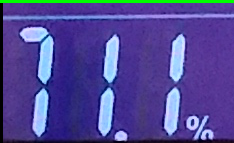
#> input picture h2oTest.png, 234 x 143 px
$ python HSVtkbar.py   (Python 2 division)
#> lines starting #> are read from the running program, lines starting #| are printed output that depends on the picture; after the words box and inside, x2 and y2 are one past the last pixel; in counts of white or black regions, pixels touching at a corner belong together
### cwUtils.py
import cv2
import numpy as np
import sys
global db

def cvd():
    #global db
    cv2.destroyAllWindows()
def cvs(db, img,d=['cvs'],t=0 ):
    ''' Display cv2 format image.  Quit program
    if q is input otherwise continue after t msec
    '''

    h,w = img.shape[:2]   #   h = rows,  w = cols
    #print'h x w', h, w
    if max(h,w) > 2400:
        imgC = cv2.resize(img, (w/6,h/6))     #   note h w on resize
    else:
        imgC = np.zeros((h,w))
        imgC = img.copy()
    ds = ''
    for s in d:
        ds = ds + str(s)+ ' '      #  cat list into single string for imshow
    cv2.imshow(ds , imgC)
    #print 'width x height', w, h
    if db:
        #print 'cvs db t', db  , t
        wt = t
    else:
        wt = 1
    key = cv2.waitKey(wt)
    imgC = imgC - imgC
    if key == ord('q'):
        cvd()
        sys.exit('usr killed with q')
    else:
        return(key-48)


# [61 lines left out: functions rotate, erode, dilate, order_pts, not called in this run]
# [40 lines that do not run on import are left out]

### HSVtkbar.py
import cv2
from sys import stdout
import numpy as np
from cwUtils import *
from findLines import findLines
global db
def nothing(x):
    pass

# Create a black image, a window
img = np.zeros((300,512,3), np.uint8)
cv2.namedWindow('image')

# create trackbars for color change
cv2.createTrackbar('R','image',0,255,nothing)
cv2.createTrackbar('G','image',0,255,nothing)
cv2.createTrackbar('B','image',0,255,nothing)
cv2.createTrackbar('d','image',0,255,nothing)
# create switch for ON/OFF functionality
switch = '0 : OFF \n1 : ON'
#cv2.createTrackbar(switch, 'image',0,1,nothing)
r = 50; g = 50; b =50; d = 100
while(1):     # rgb  113 192 119
    cv2.imshow('image',img)
    k = cv2.waitKey(1) & 0xFF
#> (key q is pressed here)
    if k == 27:
        break
 #   if k == ord('s'):
    hsv = cv2.cvtColor(img, cv2.COLOR_BGR2HSV)
    h,s,v = hsv[0][0]
#> h = 0; s = 0; v = 0
    h = int(h); s = int(s); v= int(v)
    print '\rhsv',h,s,v,
#| hsv 0 0 0
    #stdout.write("\r%d" % h)
    stdout.flush()
    fil = "h2oTest.png"
    #fil = 'lineTest.png'
    db = True
    imgx = cv2.imread(fil )
#> imgx is the input picture: shape (143, 234, 3); mean B, G, R 148.9, 72.7, 79.9
    #cvs(0,img)
    hsvx = cv2.cvtColor(imgx, cv2.COLOR_BGR2HSV)
#> hsvx: shape (143, 234, 3); mean H, S, V 121.5, 155.2, 154.2
    # define range of blue color in HSV
    lower_blue = np.array([h,s,v])   #np.array([110,50,50])
#> lower_blue = [0, 0, 0]
    #lower_blue = np.array([23,7,154])   #np.array([110,50,50])
    upper_blue = np.array([ h+d,s+d,v+d])   #np.array([130,255,255])
#> upper_blue = [100, 100, 100]
    # Threshold the HSV image to get only blue colors
    mask = cv2.inRange(hsvx, lower_blue, upper_blue)
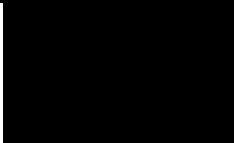
#> mask: shape (143, 234); 1.3% white; 1 white region, box (x1, y1, x2, y2) and area: (0, 3, 3, 143) 420
    cvs(0,mask,'mask')
#> (key q is pressed here)
#> in cvs, `imgC = imgC - imgC`: imgC: shape (143, 234); every value is 0
#> (the run stopped early here; a loop or call above may not have finished)

$ run again, with ScTest/T2015Doris/20150130_093919.jpg saved as h2oTest.png
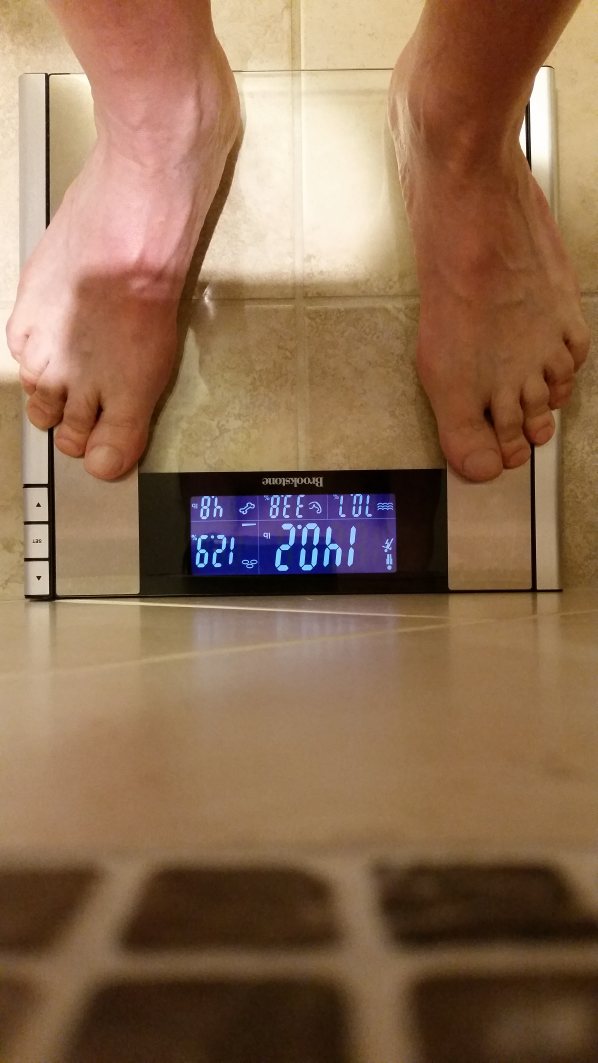
#> input picture ScTest/T2015Doris/20150130_093919.jpg, 2988 x 5312 px (shown at 1/5 size)
#> `h,s,v = hsv[0][0]`: h = 0
#| hsv 0 0 0
#> imgx is the input picture: shape (5312, 2988, 3); mean B, G, R 82.7, 109.8, 141.9
#> hsvx: shape (5312, 2988, 3); mean H, S, V 17.4, 128.9, 143.9
#> lower_blue = [0, 0, 0]
#> upper_blue = [100, 100, 100]
#> `mask = cv2.inRange(hsvx, lower_blue, upper_blue)`:
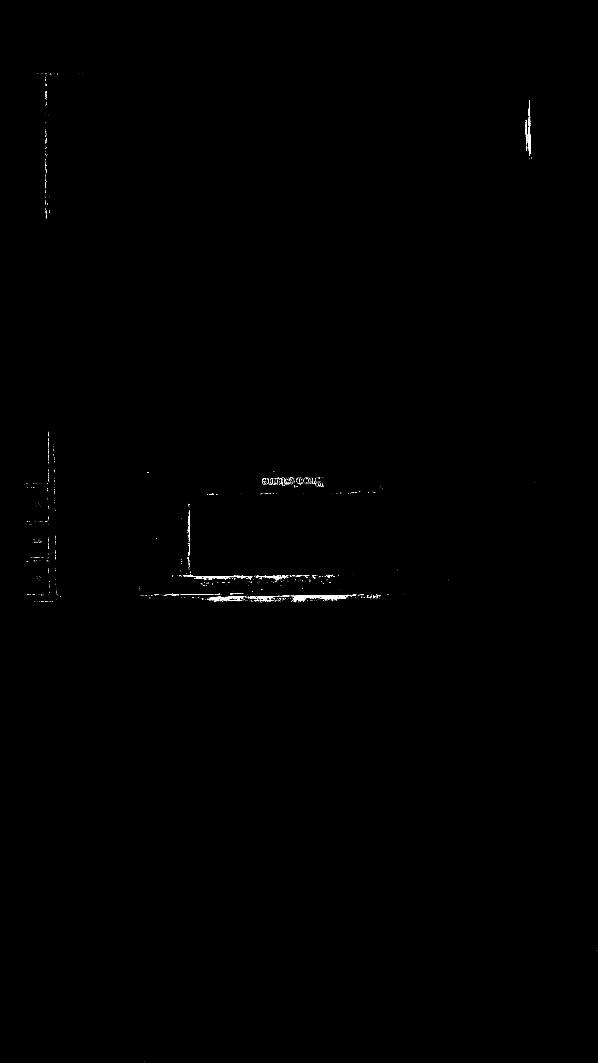
#> mask: shape (5312, 2988) (shown at 1/5 size); 0.11% white; 1210 white regions (1145 under 20 px), largest, box (x1, y1, x2, y2) and area: (1464, 2974, 1749, 3010) 3292, (916, 2872, 1230, 2894) 1793, (2642, 512, 2654, 774) 1530
#> in cvs, `imgC = cv2.resize(img, (w/6,h/6))`:
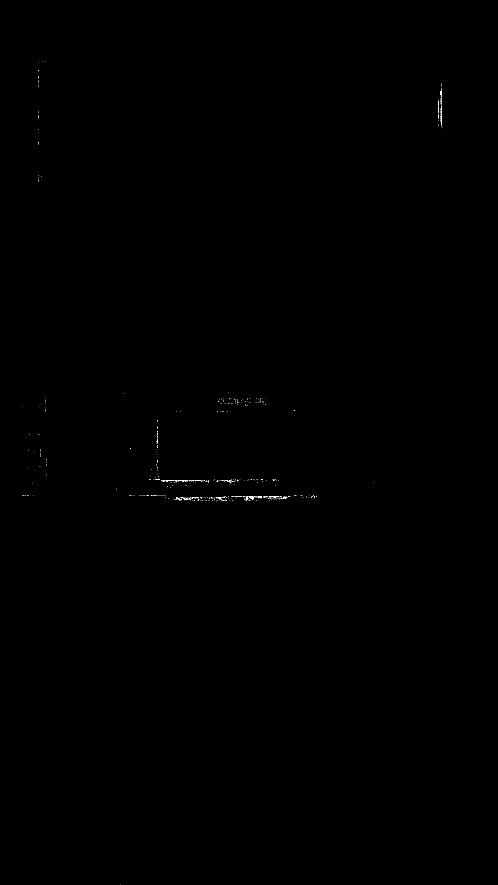
#> imgC: shape (885, 498); min 0, max 255, mean 0.3
